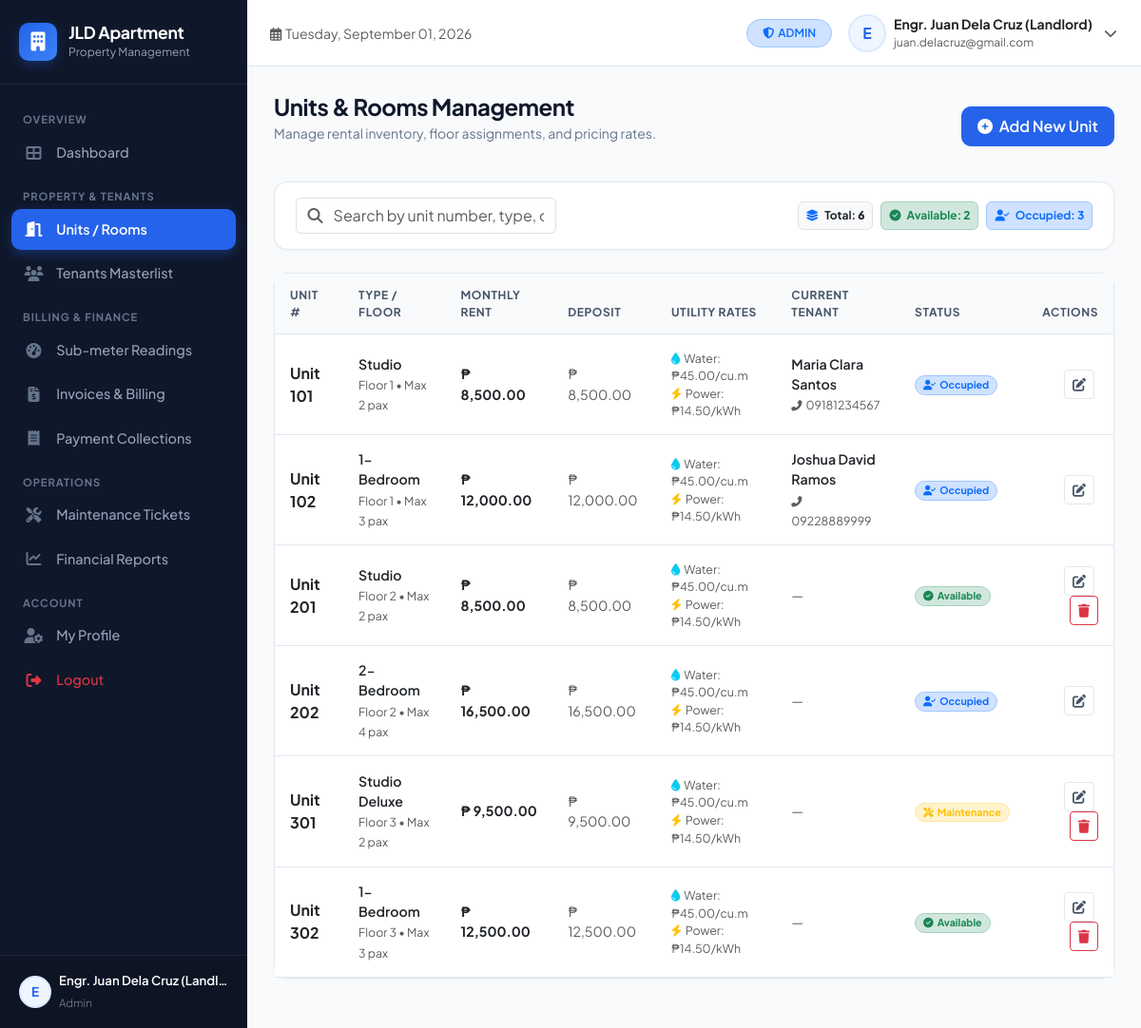
Screenshot of /views/admin/units.php (signed in) with the database file from the repository.
### tables this page shows
CREATE TABLE `units` (
    `id` INT AUTO_INCREMENT PRIMARY KEY,
    `property_id` INT NOT NULL,
    `unit_number` VARCHAR(30) NOT NULL,
    `floor_level` INT DEFAULT 1,
    `unit_type` VARCHAR(50) NOT NULL DEFAULT 'Studio',
    `monthly_rent` DECIMAL(10,2) NOT NULL DEFAULT 0.00,
    `security_deposit` DECIMAL(10,2) NOT NULL DEFAULT 0.00,
    `water_rate_per_unit` DECIMAL(8,2) DEFAULT 45.00,
    `electric_rate_per_kwh` DECIMAL(8,2) DEFAULT 14.50,
    `status` ENUM('vacant', 'occupied', 'maintenance', 'reserved') NOT NULL DEFAULT 'vacant',
    `max_occupants` INT DEFAULT 2,
    `description` TEXT NULL,
    `created_at` TIMESTAMP DEFAULT CURRENT_TIMESTAMP,
    CONSTRAINT `fk_unit_property` FOREIGN KEY (`property_id`) REFERENCES `properties` (`id`) ON DELETE CASCADE
);

CREATE TABLE `tenants` (
    `id` INT AUTO_INCREMENT PRIMARY KEY,
    `user_id` INT NULL,
    `unit_id` INT NULL,
    `first_name` VARCHAR(50) NOT NULL,
    `last_name` VARCHAR(50) NOT NULL,
    `email` VARCHAR(100) NULL,
    `phone` VARCHAR(20) NOT NULL,
    `emergency_contact_name` VARCHAR(100) NULL,
    `emergency_contact_phone` VARCHAR(20) NULL,
    `id_type` VARCHAR(50) DEFAULT 'UMID / National ID',
    `id_number` VARCHAR(50) NULL,
    `id_photo` VARCHAR(255) NULL,
    `lease_start` DATE NOT NULL,
    `lease_end` DATE NOT NULL,
    `rent_due_day` INT DEFAULT 5,
    `deposit_paid` DECIMAL(10,2) DEFAULT 0.00,
    `advance_paid` DECIMAL(10,2) DEFAULT 0.00,
    `status` ENUM('active', 'moved_out', 'evicted') NOT NULL DEFAULT 'active',
    `notes` TEXT NULL,
    `created_at` TIMESTAMP DEFAULT CURRENT_TIMESTAMP,
    CONSTRAINT `fk_tenant_user` FOREIGN KEY (`user_id`) REFERENCES `users` (`id`) ON DELETE SET NULL,
    CONSTRAINT `fk_tenant_unit` FOREIGN KEY (`unit_id`) REFERENCES `units` (`id`) ON DELETE RESTRICT
);

### views/admin/units.php (the view, shortened to what this page needs)
<?php
$pdo = getDBConnection();
$units = $pdo->query("SELECT u.*, p.name as property_name, t.first_name, t.last_name, t.phone as tenant_phone
    FROM units u
    JOIN properties p ON u.property_id = p.id
    LEFT JOIN tenants t ON u.id = t.unit_id AND t.status = 'active'
    ORDER BY u.floor_level ASC, u.unit_number ASC")->fetchAll();
include_once dirname(dirname(__DIR__)) . '/includes/header.php';
?>
<div class="d-md-flex align-items-center justify-content-between mb-4">
    <div>
        <h1 class="page-title">Units & Rooms Management</h1>
        <p class="page-subtitle">Manage rental inventory, floor assignments, and pricing rates.</p>
    </div>
    <div class="mt-3 mt-md-0">
        <button class="btn btn-primary" data-bs-toggle="modal" data-bs-target="#addUnitModal">
            <i class="fas fa-plus-circle me-1"></i> Add New Unit
        </button>
    </div>
</div>
<div class="custom-card mb-4">
    <div class="custom-card-body py-3">
        <div class="row g-2 align-items-center justify-content-between">
            <div class="col-12 col-md-4">
                <div class="input-group">
                    <span class="input-group-text bg-white border-end-0 text-muted"><i class="fas fa-search"></i></span>
                    <input type="text" class="form-control border-start-0 ps-0" placeholder="Search by unit number, type, or tenant..." data-table-search="unitsTable">
                </div>
            </div>
            <div class="col-12 col-md-auto d-flex gap-2">
                <span class="badge bg-light text-dark border p-2"><i class="fas fa-layer-group text-primary me-1"></i> Total: <strong><?php echo count($units); ?></strong></span>
                <span class="badge bg-success-subtle text-success border border-success-subtle p-2"><i class="fas fa-check-circle me-1"></i> Available: <strong><?php echo count(array_filter($units, fn($u) => $u['status'] === 'vacant')); ?></strong></span>
                <span class="badge bg-primary-subtle text-primary border border-primary-subtle p-2"><i class="fas fa-user-check me-1"></i> Occupied: <strong><?php echo count(array_filter($units, fn($u) => $u['status'] === 'occupied')); ?></strong></span>
            </div>
        </div>
    </div>
</div>
<div class="custom-card">
    <div class="table-responsive">
        <table class="table table-custom mb-0" id="unitsTable">
            <thead>
                <tr>
                    <th>Unit #</th>
                    <th>Type / Floor</th>
                    <th>Monthly Rent</th>
                    <th>Deposit</th>
                    <th>Utility Rates</th>
                    <th>Current Tenant</th>
                    <th>Status</th>
                    <th class="text-end">Actions</th>
                </tr>
            </thead>
            <tbody>
                <?php if (empty($units)): ?>
                    <tr><td colspan="8" class="text-center text-muted py-4">No units found. Click "Add New Unit" to create one.</td></tr>
                <?php else: ?>
                    <?php foreach ($units as $unit): ?>
                        <tr>
                            <td>
                                <strong class="text-dark fs-6"><?php echo htmlspecialchars($unit['unit_number']); ?></strong>
                            </td>
                            <td>
                                <div class="fw-semibold text-dark"><?php echo htmlspecialchars($unit['unit_type']); ?></div>
                                <small class="text-muted">Floor <?php echo $unit['floor_level']; ?> &bull; Max <?php echo $unit['max_occupants']; ?> pax</small>
                            </td>
                            <td class="fw-bold text-dark">
                                <?php echo formatPeso($unit['monthly_rent']); ?>
                            </td>
                            <td class="text-muted">
                                <?php echo formatPeso($unit['security_deposit']); ?>
                            </td>
                            <td>
                                <div class="small text-muted"><i class="fas fa-tint text-info me-1"></i>Water: ₱<?php echo number_format($unit['water_rate_per_unit'], 2); ?>/cu.m</div>
                                <div class="small text-muted"><i class="fas fa-bolt text-warning me-1"></i>Power: ₱<?php echo number_format($unit['electric_rate_per_kwh'], 2); ?>/kWh</div>
                            </td>
                            <td>
                                <?php if ($unit['status'] === 'occupied' && !empty($unit['first_name'])): ?>
                                    <div class="fw-semibold text-dark"><?php echo htmlspecialchars($unit['first_name'] . ' ' . $unit['last_name']); ?></div>
                                    <small class="text-muted"><i class="fas fa-phone-alt me-1" style="font-size:0.7rem;"></i><?php echo htmlspecialchars($unit['tenant_phone']); ?></small>
                                <?php else: ?>
                                    <span class="text-muted fst-italic">—</span>
                                <?php endif; ?>
                            </td>
                            <td>
                                <?php echo statusBadge($unit['status'], 'unit'); ?>
                            </td>
                            <td class="text-end">
                                <button class="btn btn-sm btn-outline-secondary me-1"
                                        onclick="openEditUnitModal(<?php echo htmlspecialchars(json_encode($unit)); ?>)"
                                        title="Edit Unit Details">
                                    <i class="fas fa-edit"></i>
                                </button>
                                <?php if ($unit['status'] !== 'occupied'): ?>
                                    <form action="<?php echo BASE_URL; ?>controllers/UnitController.php?action=delete" method="POST" class="d-inline" onsubmit="return confirm('Are you sure you want to delete Unit <?php echo $unit['unit_number']; ?>?');">
                                        <button type="submit" class="btn btn-sm btn-outline-danger" title="Delete Unit">
                                            <i class="fas fa-trash"></i>
                                        </button>
                                    </form>
                                <?php endif; ?>
                            </td>
                        </tr>
                    <?php endforeach; ?>
                <?php endif; ?>
            </tbody>
        </table>
    </div>
</div>
<?php include_once dirname(dirname(__DIR__)) . '/includes/footer.php'; ?>

### config/helpers.php (shortened to what this page needs)
<?php
function formatPeso($amount) {
    return '₱ ' . number_format((float)($amount ?? 0), 2, '.', ',');
}
function statusBadge($status, $category = 'general') {
    $status = strtolower(trim((string)$status));
    $classes = 'badge px-2 py-1 rounded-pill ';
    switch ($category) {
        case 'unit':
            switch ($status) {
                case 'vacant':
                    return '<span class="' . $classes . 'bg-success-subtle text-success border border-success-subtle"><i class="fas fa-check-circle me-1"></i>Available</span>';
                case 'occupied':
                    return '<span class="' . $classes . 'bg-primary-subtle text-primary border border-primary-subtle"><i class="fas fa-user-check me-1"></i>Occupied</span>';
                case 'maintenance':
                    return '<span class="' . $classes . 'bg-warning-subtle text-warning border border-warning-subtle"><i class="fas fa-tools me-1"></i>Maintenance</span>';
            }
    }
}

### assets/css/custom.css (style rules this page uses)
:root { --primary-color: #2563eb; --primary-hover: #1d4ed8; --primary-subtle: #eff6ff; --secondary-color: #64748b; --success-color: #059669; --success-subtle: #ecfdf5; --warning-color: #d97706; --warning-subtle: #fffbeb; --danger-color: #dc2626; --danger-subtle: #fef2f2; --dark-surface: #0f172a; --sidebar-bg: #0f172a; --sidebar-hover: #1e293b; --sidebar-active: #2563eb; --body-bg: #f8fafc; --card-bg: #ffffff; --border-color: #e2e8f0; --text-main: #1e293b; --text-muted: #64748b; --sidebar-width: 260px; --radius-md: 10px; --radius-lg: 14px; }
body { font-family: 'Plus Jakarta Sans', -apple-system, BlinkMacSystemFont, "Segoe UI", Roboto, sans-serif; background-color: var(--body-bg); color: var(--text-main); min-height: 100vh; overflow-x: hidden; }
.page-title { font-size: 1.5rem; font-weight: 700; color: #0f172a; letter-spacing: -0.02em; margin: 0; }
.page-subtitle { font-size: 0.875rem; color: var(--text-muted); margin-top: 0.2rem; }
.custom-card { background: #ffffff; border: 1px solid var(--border-color); border-radius: var(--radius-lg); box-shadow: 0 1px 3px rgba(0, 0, 0, 0.04); margin-bottom: 1.5rem; }
.custom-card-body { padding: 1.35rem; }
.table-custom { margin-bottom: 0; font-size: 0.885rem; }
.table-custom thead th { background-color: #f8fafc; color: #475569; font-weight: 700; font-size: 0.75rem; text-transform: uppercase; letter-spacing: 0.05em; border-top: none; border-bottom: 1px solid var(--border-color); padding: 0.85rem 1rem; }
.table-custom tbody td { padding: 0.95rem 1rem; vertical-align: middle; border-bottom: 1px solid var(--border-color); color: #334155; }
.btn-primary { background-color: var(--primary-color); border-color: var(--primary-color); font-weight: 600; border-radius: var(--radius-md); padding: 0.5rem 1rem; }
.btn-outline-secondary { border-color: var(--border-color); color: #475569; }

### rows the page displays
units: unit_number "Unit 101", unit_type "Studio", floor_level "1", max_occupants "2", monthly_rent "₱ 8,500.00", security_deposit "₱ 8,500.00", water_rate_per_unit "45.00", electric_rate_per_kwh "14.50", tenants.first_name+last_name "Maria Clara Santos", tenants.phone "09181234567"
units: unit_number "Unit 102", unit_type "1-Bedroom", floor_level "1", max_occupants "3", monthly_rent "₱ 12,000.00", security_deposit "₱ 12,000.00", water_rate_per_unit "45.00", electric_rate_per_kwh "14.50", tenants.first_name+last_name "Joshua David Ramos", tenants.phone "09228889999"
units: unit_number "Unit 201", unit_type "Studio", floor_level "2", max_occupants "2", monthly_rent "₱ 8,500.00", security_deposit "₱ 8,500.00", water_rate_per_unit "45.00", electric_rate_per_kwh "14.50"
units: unit_number "Unit 202", unit_type "2-Bedroom", floor_level "2", max_occupants "4", monthly_rent "₱ 16,500.00", security_deposit "₱ 16,500.00", water_rate_per_unit "45.00", electric_rate_per_kwh "14.50"
units: unit_number "Unit 301", unit_type "Studio Deluxe", floor_level "3", max_occupants "2", monthly_rent "₱ 9,500.00", security_deposit "₱ 9,500.00", water_rate_per_unit "45.00", electric_rate_per_kwh "14.50"
units: unit_number "Unit 302", unit_type "1-Bedroom", floor_level "3", max_occupants "3", monthly_rent "₱ 12,500.00", security_deposit "₱ 12,500.00", water_rate_per_unit "45.00", electric_rate_per_kwh "14.50"

### other values shown
substr($currentUser['name'] ?? 'U', 0, 1) "E"
$currentUser['name'] "Engr. Juan Dela Cruz (Landl…"
str_replace('_', ' ', $currentUser['role'] ?? '') "Admin"
str_replace('_', ' ', $currentUser['role'] ?? 'User') "ADMIN"
$currentUser['name'] "Engr. Juan Dela Cruz (Landlord)"
$currentUser['email'] "juan.delacruz@gmail.com"
count($units) "6"
count(array_filter($units, fn($u) => $u['status'] === 'vacant')) "2"
count(array_filter($units, fn($u) => $u['status'] === 'occupied')) "3"
